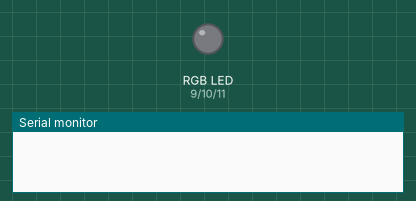
A sketch run on a simulated Arduino Uno, built with avr-gcc and run on an emulated ATmega328P. Shown: an RGB LED mixed from three pins (HIGH = lit), the last lines printed to the serial monitor. Dim RGB values are drawn brighter than linear.

Above: at 0.05 s.
At 1.95 s:
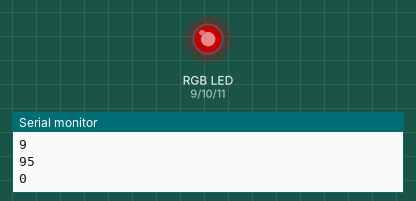
At 3.85 s:
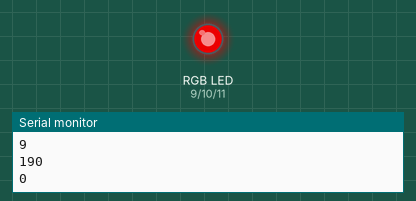
At 7.65 s:
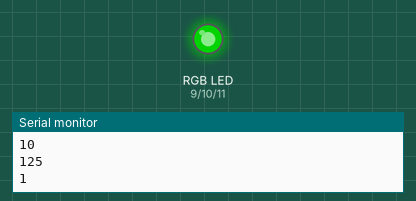
At 11.45 s:
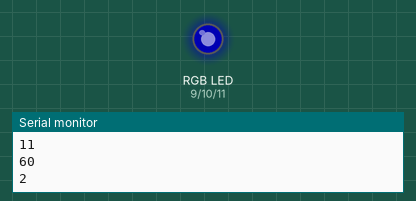
At 15.25 s:
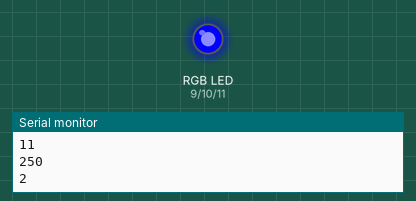
Timing chart, 0 to 19.9 s (numbered marks = the images above):
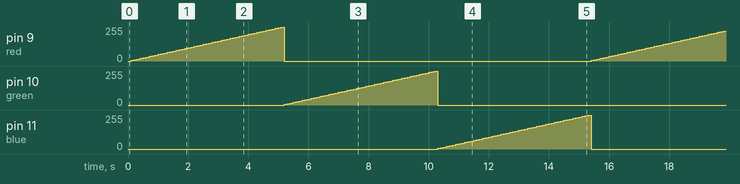

Measured:
- by itself, pin 9 (red), pin 10 (green): ramps from 0/255 to 255/255 and jumps back, once every 14.8 s
- by itself, pin 11 (blue): ramps from 0/255 to 255/255 and jumps back, once every 15.3 s

The sketch:

led_rgb.ino
```cpp
#define red 9
#define green 10
#define blue 11

int pins[3];
int i = 0;
int val = 0;
int interval = 100;
int cur, prev = 0;

void setup() {
  pinMode(red, OUTPUT);
  pinMode(blue, OUTPUT);
  pinMode(green, OUTPUT);

  pins[0] = red;
  pins[1] = green;
  pins[2] = blue;

  Serial.begin(9600);
}

void loop() {

  cur = millis();
  if(cur >= prev + interval) {
    if(val == 255) {
      analogWrite(pins[i], 0);
      i = (i + 1 > 2) ? 0 : i + 1;
      val = 0;
    }
    analogWrite(pins[i], val+=5);
    Serial.println(pins[i]);
    Serial.println(val);
    Serial.println(i);
    prev = cur;
  }
}
```
